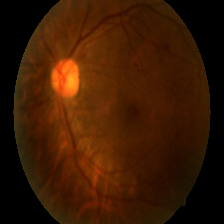
#> input picture RetinaDataset/Severe.png, 224 x 224 px
$ jupyter execute transformation.ipynb
#> lines starting #> are read from the running program, lines starting #| are printed output that depends on the picture
[cell 1]
import cv2 as cv
import numpy as np

[cell 2]
img = cv.imread("./RetinaDataset/Severe.png")
#> img is the input picture: shape (224, 224, 3); mean B, G, R 2.5, 25.7, 59.3

[cell 3]
cv.imshow('Image', img)
cv.waitKey(0)

[cell 4]
def translate(img, x, y):
#> called with x = -50, y = -50
    transMat = np.float32([[1, 0, x], [0, 1, y]])
    dimensions = (img.shape[1], img.shape[0])
#> dimensions = (224, 224)
    return cv.warpAffine(img, transMat, dimensions)
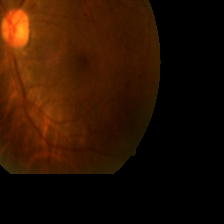
#> returned value: shape (224, 224, 3); mean of channels 0, 1, 2 1.4, 17.7, 42.4; drawn as B, G, R

[cell 5]
# -x -> left
# -y -> up
# x -> right
# y -> down

[cell 6]
translated = translate(img, -50, -50)
cv.imshow('Image', translated)
cv.waitKey(0)

[cell 7]
def rotate(img, angle, rotPoint=None):
#> called with angle = 45
    (height, width) = img.shape[:2]
#> height = 224; width = 224
    if rotPoint is None:
        rotPoint = (width//2, height//2)
#> rotPoint = (112, 112)
    rotMat = cv.getRotationMatrix2D(rotPoint, angle, 1.0)
    dimensions = (width, height)
#> dimensions = (224, 224)

    return cv.warpAffine(img, rotMat, dimensions)
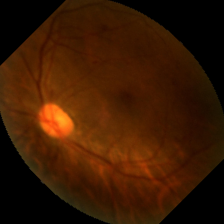
#> returned value: shape (224, 224, 3); mean of channels 0, 1, 2 2.4, 25.3, 58.7; drawn as B, G, R

[cell 8]
rotated = rotate(img, 45)
cv.imshow('Image', rotated)
cv.waitKey(0)

[cell 9]
resized = cv.resize(img, (500, 500), interpolation=cv.INTER_CUBIC)
cv.imshow('Image', rotated)
cv.waitKey(0)

[cell 10]
#0 - vertical
#1 - horizontal
#-1 - both
flip = cv.flip(img, -1)
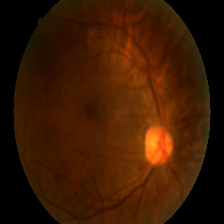
#> flip: shape (224, 224, 3); mean B, G, R 2.5, 25.7, 59.3
cv.imshow('Image', flip)
cv.waitKey(0)
